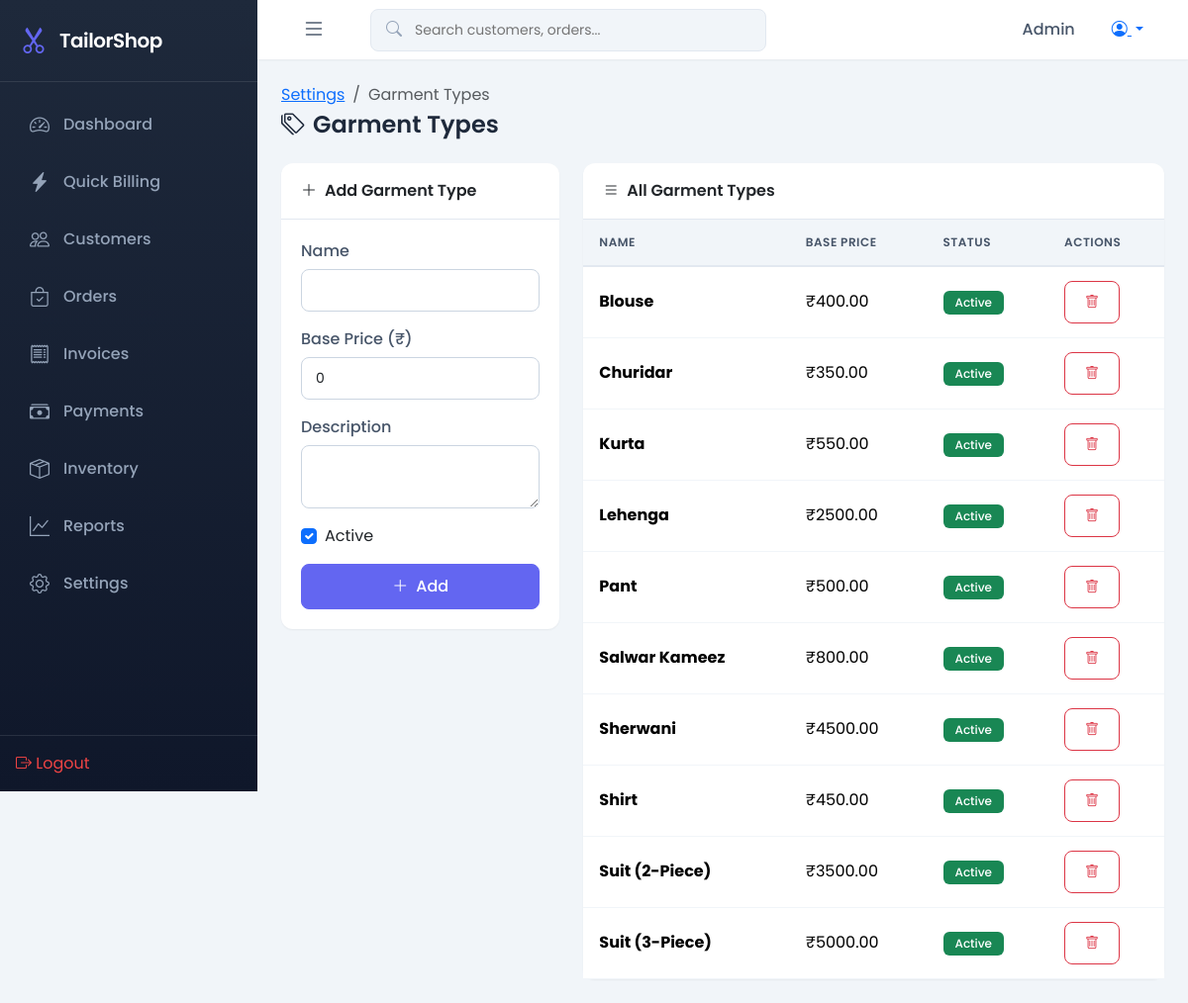
Page /settings/garments/ (signed in) on the earlier database version.
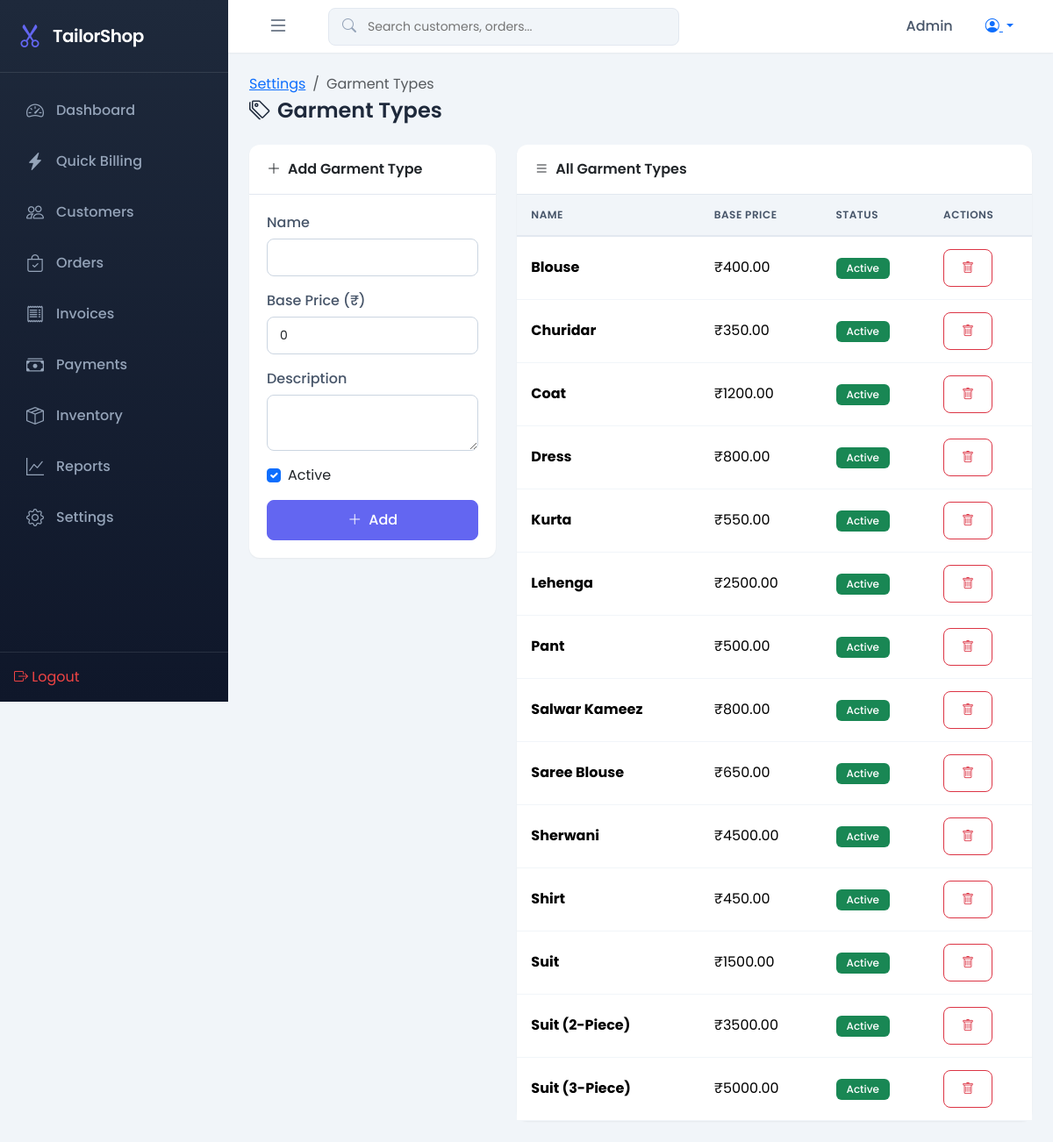
Same page on the later database version.
### shop/models.py (models this page shows, shortened)
class GarmentType(models.Model):
    name = models.CharField(max_length=50, unique=True)
    description = models.TextField(blank=True)
    base_price = models.DecimalField(max_digits=10, decimal_places=2, default=0)
    is_active = models.BooleanField(default=True)
    class Meta:
        ordering = ['name']

### shop/views.py (the view, shortened to what this page needs)
# urls.py: path('settings/garments/', views.garment_types, name='garment_types'),
@login_required
def garment_types(request):
    items = GarmentType.objects.all()
    form = GarmentTypeForm()
    return render(request, 'shop/garment_types.html', {'items': items, 'form': form})

### shop/forms.py
class GarmentTypeForm(forms.ModelForm):
    class Meta:
        model = GarmentType
        fields = ['name', 'description', 'base_price', 'is_active']
        widgets = {
            'name': forms.TextInput(attrs={'class': 'form-control'}),
            'description': forms.Textarea(attrs={'class': 'form-control', 'rows': 2}),
            'base_price': forms.NumberInput(attrs={'class': 'form-control', 'step': '0.01'}),
            'is_active': forms.CheckboxInput(attrs={'class': 'form-check-input'}),
        }

### templates/shop/garment_types.html (shortened to what this page needs)
{% extends 'base.html' %}
{% block content %}
<div class="page-header">
    <div>
        <nav aria-label="breadcrumb">
            <ol class="breadcrumb mb-1">
                <li class="breadcrumb-item"><a href="{% url 'settings' %}">Settings</a></li>
                <li class="breadcrumb-item active">Garment Types</li>
            </ol>
        </nav>
        <h1><i class="bi bi-tags me-2"></i>Garment Types</h1>
    </div>
</div>
<div class="row g-4">
    <div class="col-lg-4">
        <div class="card">
            <div class="card-header">
                <i class="bi bi-plus-lg me-2"></i>Add Garment Type
            </div>
            <div class="card-body">
                <form method="post">
                    <div class="mb-3">
                        <label class="form-label">Name</label>
                        {{ form.name }}
                    </div>
                    <div class="mb-3">
                        <label class="form-label">Base Price (₹)</label>
                        {{ form.base_price }}
                    </div>
                    <div class="mb-3">
                        <label class="form-label">Description</label>
                        {{ form.description }}
                    </div>
                    <div class="form-check mb-3">
                        {{ form.is_active }}
                        <label class="form-check-label">Active</label>
                    </div>
                    <button type="submit" class="btn btn-primary w-100">
                        <i class="bi bi-plus-lg me-2"></i>Add
                    </button>
                </form>
            </div>
        </div>
    </div>
    <div class="col-lg-8">
        <div class="card">
            <div class="card-header">
                <i class="bi bi-list me-2"></i>All Garment Types
            </div>
            <div class="card-body p-0">
                <table class="table mb-0">
                    <thead>
                        <tr>
                            <th>Name</th>
                            <th>Base Price</th>
                            <th>Status</th>
                            <th>Actions</th>
                        </tr>
                    </thead>
                    <tbody>
                        {% for item in items %}
                        <tr>
                            <td><strong>{{ item.name }}</strong></td>
                            <td>₹{{ item.base_price }}</td>
                            <td>
                                {% if item.is_active %}
                                <span class="badge bg-success">Active</span>
                                {% else %}
                                <span class="badge bg-secondary">Inactive</span>
                                {% endif %}
                            </td>
                            <td>
                                <form method="post" class="d-inline" onsubmit="return confirm('Delete this item?')">
                                    <button type="submit" class="btn btn-sm btn-outline-danger">
                                        <i class="bi bi-trash"></i>
                                    </button>
                                </form>
                            </td>
                        </tr>
                        {% empty %}
                        <tr>
                            <td colspan="4" class="text-center py-4 text-muted">No garment types added</td>
                        </tr>
                        {% endfor %}
                    </tbody>
                </table>
            </div>
        </div>
    </div>
</div>
{% endblock %}

### templates/base.html (shortened to what this page needs)
{% load static %}
<!DOCTYPE html>
<html lang="en">
<head>
    <link href="https://cdn.jsdelivr.net/npm/bootstrap@5.3.2/dist/css/bootstrap.min.css" rel="stylesheet">
    <link href="https://cdn.jsdelivr.net/npm/bootstrap-icons@1.11.1/font/bootstrap-icons.css" rel="stylesheet">
    <link href="{% static 'css/style.css' %}" rel="stylesheet">
</head>
<body>
    {% if user.is_authenticated %}
    <nav class="sidebar" id="sidebar">
        <div class="sidebar-header">
            <i class="bi bi-scissors"></i>
            <span class="brand-text">TailorShop</span>
        </div>
        <ul class="sidebar-nav">
            <li class="nav-item">
                <a href="{% url 'dashboard' %}" class="nav-link {% if request.resolver_match.url_name == 'dashboard' %}active{% endif %}">
                    <i class="bi bi-speedometer2"></i>
                    <span>Dashboard</span>
                </a>
            </li>
            <li class="nav-item">
                <a href="{% url 'quick_billing' %}" class="nav-link {% if 'billing' in request.resolver_match.url_name %}active{% endif %}">
                    <i class="bi bi-lightning-charge-fill"></i>
                    <span>Quick Billing</span>
                </a>
            </li>
            <li class="nav-item">
                <a href="{% url 'customer_list' %}" class="nav-link {% if 'customer' in request.resolver_match.url_name %}active{% endif %}">
                    <i class="bi bi-people"></i>
                    <span>Customers</span>
                </a>
            </li>
            <li class="nav-item">
                <a href="{% url 'order_list' %}" class="nav-link {% if 'order' in request.resolver_match.url_name %}active{% endif %}">
                    <i class="bi bi-bag-check"></i>
                    <span>Orders</span>
                </a>
            </li>
            <li class="nav-item">
                <a href="{% url 'invoice_list' %}" class="nav-link {% if 'invoice' in request.resolver_match.url_name %}active{% endif %}">
                    <i class="bi bi-receipt"></i>
                    <span>Invoices</span>
                </a>
            </li>
            <li class="nav-item">
                <a href="{% url 'payment_list' %}" class="nav-link {% if 'payment' in request.resolver_match.url_name %}active{% endif %}">
                    <i class="bi bi-cash-stack"></i>
                    <span>Payments</span>
                </a>
            </li>
            <li class="nav-item">
                <a href="{% url 'inventory_list' %}" class="nav-link {% if 'inventory' in request.resolver_match.url_name %}active{% endif %}">
                    <i class="bi bi-box-seam"></i>
                    <span>Inventory</span>
                </a>
            </li>
            <li class="nav-item">
                <a href="{% url 'reports' %}" class="nav-link {% if 'report' in request.resolver_match.url_name %}active{% endif %}">
                    <i class="bi bi-graph-up"></i>
                    <span>Reports</span>
                </a>
            </li>
            <li class="nav-item">
                <a href="{% url 'settings' %}" class="nav-link {% if 'settings' in request.resolver_match.url_name %}active{% endif %}">
                    <i class="bi bi-gear"></i>
                    <span>Settings</span>
                </a>
            </li>
        </ul>
        <div class="sidebar-footer">
            <a href="{% url 'logout' %}" class="nav-link text-danger">
                <i class="bi bi-box-arrow-right"></i>
                <span>Logout</span>
            </a>
        </div>
    </nav>
    <main class="main-content">
        <nav class="top-navbar">
            <button class="btn btn-link sidebar-toggle" id="sidebarToggle">
                <i class="bi bi-list"></i>
            </button>
            <div class="search-box d-none d-md-block">
                <i class="bi bi-search"></i>
                <input type="text" placeholder="Search customers, orders..." id="globalSearch">
            </div>
            <div class="navbar-actions">
                <span class="user-name">{{ user.first_name|default:user.username }}</span>
                <div class="dropdown">
                    <button class="btn btn-link dropdown-toggle" data-bs-toggle="dropdown">
                        <i class="bi bi-person-circle"></i>
                    </button>
                </div>
            </div>
        </nav>
        <div class="page-content">
            {% block content %}{% endblock %}
        </div>
    </main>
    {% else %}
    {% block auth_content %}{% endblock %}
    {% endif %}
</body>
</html>

### static/css/style.css (style rules this page uses)
:root { --primary-color: #6366f1; --primary-dark: #4f46e5; --secondary-color: #0ea5e9; --success-color: #10b981; --warning-color: #f59e0b; --danger-color: #ef4444; --dark-color: #1e293b; --light-color: #f8fafc; --gray-100: #f1f5f9; --gray-200: #e2e8f0; --gray-300: #cbd5e1; --gray-400: #94a3b8; --gray-500: #64748b; --gray-600: #475569; --sidebar-width: 260px; --sidebar-collapsed: 70px; --topbar-height: 60px; --border-radius: 12px; --shadow-sm: 0 1px 2px rgba(0, 0, 0, 0.05); --shadow: 0 4px 6px -1px rgba(0, 0, 0, 0.1); --shadow-lg: 0 10px 15px -3px rgba(0, 0, 0, 0.1); }
* { margin: 0; padding: 0; box-sizing: border-box; }
body { font-family: 'Poppins', sans-serif; background-color: var(--gray-100); color: var(--dark-color); overflow-x: hidden; }
.sidebar { position: fixed; left: 0; top: 0; width: var(--sidebar-width); height: 100vh; background: linear-gradient(180deg, var(--dark-color) 0%, #0f172a 100%); color: white; z-index: 1000; transition: all 0.3s ease; display: flex; flex-direction: column; }
.sidebar-header { padding: 20px; display: flex; align-items: center; gap: 12px; border-bottom: 1px solid rgba(255, 255, 255, 0.1); }
.sidebar-header i { font-size: 28px; color: var(--primary-color); }
.sidebar-header .brand-text { font-size: 20px; font-weight: 600; letter-spacing: -0.5px; }
.sidebar-nav { list-style: none; padding: 16px 12px; flex: 1; overflow-y: auto; }
.sidebar-nav .nav-item { margin-bottom: 4px; }
.sidebar-nav .nav-link { display: flex; align-items: center; gap: 12px; padding: 12px 16px; color: var(--gray-400); text-decoration: none; border-radius: 8px; transition: all 0.2s ease; font-weight: 500; }
.sidebar-nav .nav-link i { font-size: 20px; width: 24px; text-align: center; }
.sidebar-footer { padding: 16px; border-top: 1px solid rgba(255, 255, 255, 0.1); }
.main-content { margin-left: var(--sidebar-width); min-height: 100vh; transition: margin-left 0.3s ease; }
.top-navbar { height: var(--topbar-height); background: white; display: flex; align-items: center; padding: 0 24px; box-shadow: var(--shadow-sm); position: sticky; top: 0; z-index: 100; }
.sidebar-toggle { font-size: 24px; color: var(--gray-600); padding: 8px; }
.search-box { position: relative; margin-left: 24px; flex: 1; max-width: 400px; }
.search-box i { position: absolute; left: 16px; top: 50%; transform: translateY(-50%); color: var(--gray-400); }
.search-box input { width: 100%; padding: 10px 16px 10px 44px; border: 1px solid var(--gray-200); border-radius: 8px; background: var(--gray-100); font-size: 14px; transition: all 0.2s ease; }
.navbar-actions { margin-left: auto; display: flex; align-items: center; gap: 16px; }
.user-name { font-weight: 500; color: var(--gray-600); }
.page-content { padding: 24px; }
.card { background: white; border: none; border-radius: var(--border-radius); box-shadow: var(--shadow-sm); }
.card-header { background: transparent; border-bottom: 1px solid var(--gray-200); padding: 16px 20px; font-weight: 600; }
.card-body { padding: 20px; }
.table { margin-bottom: 0; }
.table thead th { background: var(--gray-100); border-bottom: 2px solid var(--gray-200); font-weight: 600; color: var(--gray-600); text-transform: uppercase; font-size: 12px; letter-spacing: 0.5px; padding: 14px 16px; }
.table tbody td { padding: 14px 16px; vertical-align: middle; border-bottom: 1px solid var(--gray-100); }
.badge { padding: 6px 12px; border-radius: 6px; font-weight: 500; font-size: 12px; }
.btn { padding: 10px 20px; border-radius: 8px; font-weight: 500; transition: all 0.2s ease; }
.btn-primary { background: var(--primary-color); border-color: var(--primary-color); }
.form-control, .form-select { padding: 10px 14px; border-radius: 8px; border: 1px solid var(--gray-300); font-size: 14px; transition: all 0.2s ease; }
.form-label { font-weight: 500; color: var(--gray-600); margin-bottom: 6px; }
.page-header { display: flex; align-items: center; justify-content: space-between; margin-bottom: 24px; }
.page-header h1 { font-size: 24px; font-weight: 600; color: var(--dark-color); margin: 0; }
.text-danger { color: var(--danger-color) !important; }

Differences in the rows shown:
added GarmentType: name "Coat", base_price "1200.00", is_active "Active"
added GarmentType: name "Dress", base_price "800.00", is_active "Active"
added GarmentType: name "Saree Blouse", base_price "650.00", is_active "Active"
added GarmentType: name "Suit", base_price "1500.00", is_active "Active"
